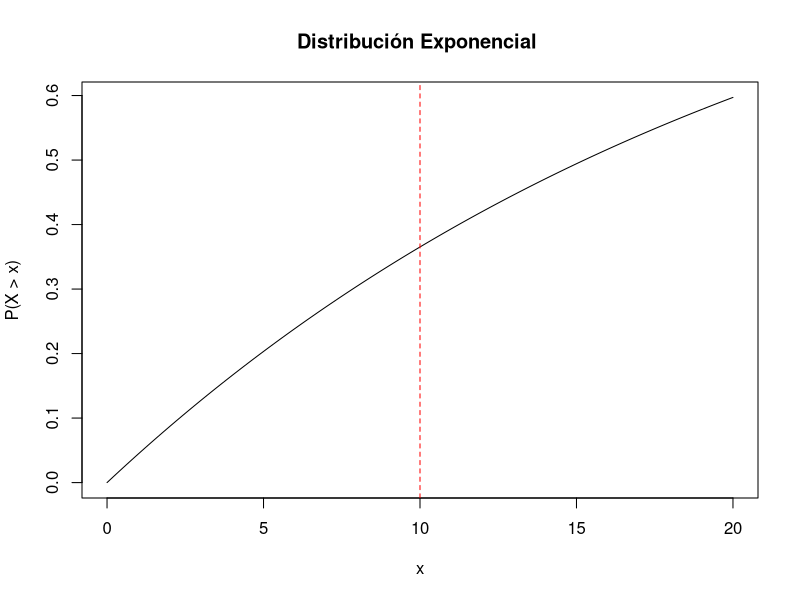
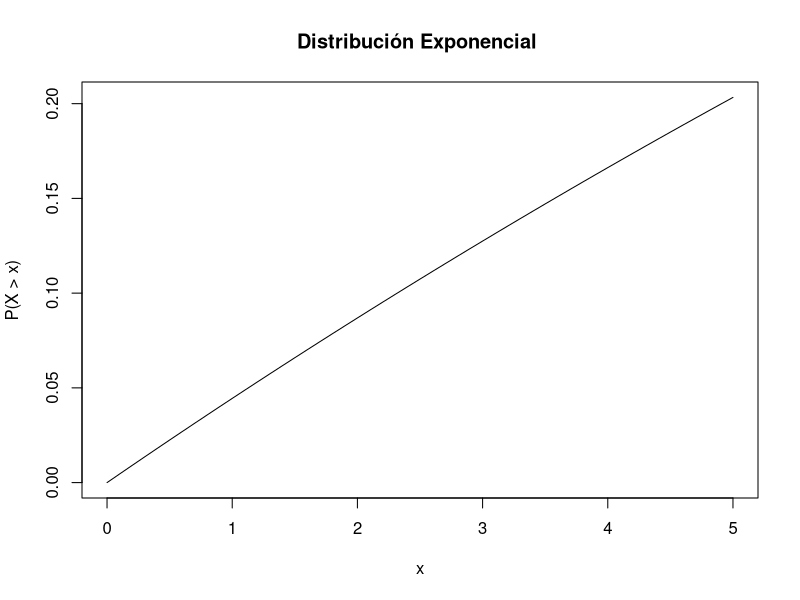

R code for these plots, in order:
## ---- chunk 1
nombre_funcion <- function(arg1, arg2, ... ) {
        # Código cuerpo de la función
}
## ---- chunk 2
percentiles <- function(x) {
        resultado = c()
        p <- c(20, 40, 60, 80) #Vector con los valores de los percentiles a calcular
        n <- length(x) #Calcular tamaño del vector, número de elementos
        x_o <- sort(x) #Ordenar de forma ascendente los valores
        for (i in p) {  #Ciclo para calcular cada uno de los percentiles
          cc <- (i/100)*n #Calcular la posición
          re <- (i*n) %% 100 #Mirar si la posición da un valor entero (calcula el mpodulo)
          if (re==0) {
            r <- (x_o [cc] + x_o [cc+1])/2 #Calcular el promedio
          }
          else{                   # Se tiene un número decimal
             r <- l [ceiling(cc)] #Aproximar al entero siguiente
             
          }
    
          resultado = c(resultado, r) #Guardar el valor del percentil en el vector de resultados
        
        }
        p1 <- c('Percentil 20 (P20)', 'Percentil 40 (P40)', 'Percentil 60 (P60)', 'Percentil 80 (P80)')
        df = data.frame(Percentil= p1, Valor=resultado)
        
        return(df) #Retornar el DataFrame con los percentiles correspondientes
        
}
## ---- chunk 3
x <- c(2,3, 4, 5, 12, 12, 4, 12, 31, 2, 13, 13, 21, 34, 20, 22, 22, 12, 23, 35)
y <- c(10,11, 11, 12, 12, 13, 13, 13, 14, 15, 17, 18, 20)
percentiles(x)
percentil <- quantile(x, probs = c(.20,.40,.60,.80))
percentil[1]
percentil[2]
percentil[3]
percentil[4]


## ---- chunk 4

pexp(10, rate=1/22, lower.tail=TRUE)

x <- seq(0, 20, by = 0.1)
y <- pexp(x, rate = 1/22, lower.tail = TRUE)
plot(x, y, type = "l", xlab = "x", ylab = "P(X > x)", main = "Distribución Exponencial ")
abline(v = 10, col = "red", lty = 2)

## ---- chunk 5

dpois(2, lambda=4)

x <- seq(0, 5, by = 0.1)
y <- pexp(x, rate = 1/22, lower.tail = TRUE)
plot(x, y, type = "l", xlab = "x", ylab = "P(X > x)", main = "Distribución Exponencial ")

## ---- chunk 6

# Distribución Normal
distribucion_normal = matrix(0, nrow = 41, ncol = 10)
colnames(distribucion_normal) <- c("0", "0.01", "0.02", "0.03", "0.04", "0.05", 
                                   "0.06", "0.07", "0.08", "0.09")
rownames(distribucion_normal) <- c("0", "0.1", "0.2", "0.3", "0.4", "0.5", "0.6",
                                   "0.7", "0.8", "0.9", "1", "1.1", "1.2", "1.3", 
                                   "1.4", "1.5", "1.6", "1.7", "1.8", "1.9", "2", 
                                   "2.1", "2.2", "2.3", "2.4", "2.5", "2.6", "2.7", 
                                   "2.8", "2.9", "3", "3.1", "3.2", "3.3", "3.4", 
                                   "3.5", "3.6", "3.7", "3.8", "3.9", "4")
salto = 0.01
valor = 0
for (i in 1:41) {
  for (j in 1:10) {
    distribucion_normal[i,j] = pnorm(valor, lower.tail = FALSE)
    valor = valor+salto
  }
}
normal_df <- data.frame(distribucion_normal)

# Se exporta en un archivo csv
write.csv(normal_df, "normal_df.csv")
# Se muestra en la pagina
normal_df

## ---- chunk 7

# Distribución T-Student
distribucion_t = matrix(0, nrow = 120, ncol = 10)
colnames(distribucion_t) <- c("0.005", "0.01", "0.025", "0.05", "0.1", "0.2", 
                              "0.25", "0.3", "0.4", "0.45")
rownames(distribucion_t) <- paste0(" ", 1:nrow(distribucion_t))
valores = c(0.005,0.01,0.025,0.05,0.1,0.2,0.25,0.3,0.4,0.45)
for (i in 1:120) {
  for (j in 1:10) {
    distribucion_t[i,j] = qt(valores[j], i, lower.tail = FALSE)
  }
}
t_df <- data.frame(distribucion_t)

# Se exporta en un archivo csv
write.csv(t_df, "t_df.csv")
# Se muestra en la pagina
t_df
## ---- chunk 8

# Distribución chi-cuadrado

distribucion_chi = matrix(0, nrow = 120, ncol = 13)
colnames(distribucion_chi) <- c("0.995","0.99","0.975","0.95","0.9","0.75","0.5",
                                "0.25","0.1","0.05","0.025","0.01","0.005")
rownames(distribucion_chi) <- paste0(" ", 1:nrow(distribucion_chi))
valores = c(0.995,0.99,0.975,0.95,0.9,0.75,0.5,0.25,0.1,0.05,0.025,0.01,0.005)
for (i in 1:120) {
  for (j in 1:13) {
    distribucion_chi[i,j] = qchisq(valores[j], i, lower.tail = FALSE)
  }
}
chi_df <- data.frame(distribucion_chi)

# Se exporta en un archivo csv
write.csv(chi_df, "chi_df.csv")
# Se muestra en la pagina
chi_df

